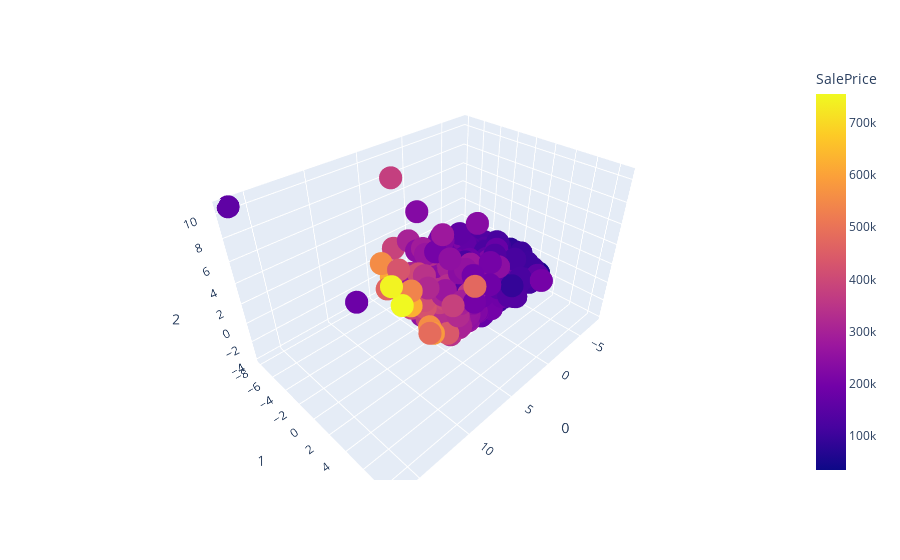

The notebook cell this image was saved under:
### Code cell
px.scatter_3d(df_final, x=0, y=1, z=2,color="SalePrice" )

### Figure 1 — Plotly figure (JSON) as saved in the notebook; plotly's stock layout.template omitted (floating-point values rounded to 4 significant figures; data arrays with more than 128 entries replaced by an {"elided": "..."} marker saying what was removed)
{"data": [{"hovertemplate": "0=%{x}<br>1=%{y}<br>2=%{z}<br>SalePrice=%{marker.color}<extra></extra>", "legendgroup": "", "marker": {"color": {"elided": "1460 int values"}, "coloraxis": "coloraxis", "symbol": "circle"}, "mode": "markers", "name": "", "scene": "scene", "showlegend": false, "type": "scatter3d", "x": {"elided": "1460 float values"}, "y": {"elided": "1460 float values"}, "z": {"elided": "1460 float values"}}], "layout": {"coloraxis": {"colorbar": {"title": {"text": "SalePrice"}}, "colorscale": [[0, "#0d0887"], [0.1111, "#46039f"], [0.2222, "#7201a8"], [0.3333, "#9c179e"], [0.4444, "#bd3786"], [0.5556, "#d8576b"], [0.6667, "#ed7953"], [0.7778, "#fb9f3a"], [0.8889, "#fdca26"], [1, "#f0f921"]]}, "legend": {"tracegroupgap": 0}, "margin": {"t": 60}, "scene": {"domain": {"x": [0, 1], "y": [0, 1]}, "xaxis": {"title": {"text": "0"}}, "yaxis": {"title": {"text": "1"}}, "zaxis": {"title": {"text": "2"}}}}}
